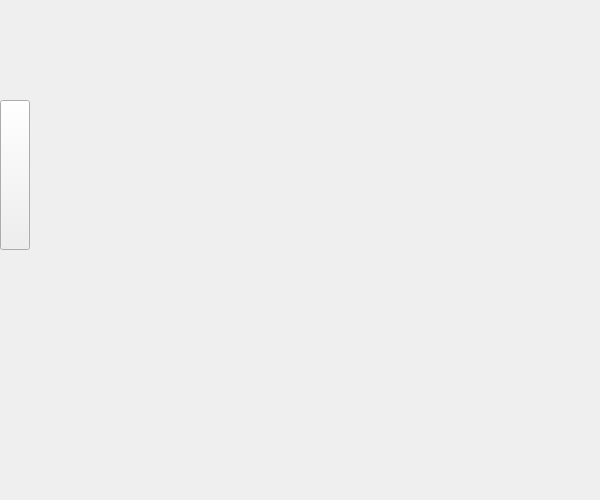
<?xml version="1.0" encoding="UTF-8"?>
<ui version="4.0">
 <class>MainWindow</class>
 <widget class="QMainWindow" name="MainWindow">
  <property name="geometry">
   <rect>
    <x>0</x>
    <y>0</y>
    <width>600</width>
    <height>500</height>
   </rect>
  </property>
  <property name="minimumSize">
   <size>
    <width>600</width>
    <height>500</height>
   </size>
  </property>
  <property name="maximumSize">
   <size>
    <width>600</width>
    <height>500</height>
   </size>
  </property>
  <property name="mouseTracking">
   <bool>false</bool>
  </property>
  <property name="windowTitle">
   <string>MainWindow</string>
  </property>
  <widget class="QWidget" name="centralwidget">
   <property name="mouseTracking">
    <bool>false</bool>
   </property>
   <widget class="QPushButton" name="pushButton">
    <property name="geometry">
     <rect>
      <x>0</x>
      <y>100</y>
      <width>30</width>
      <height>150</height>
     </rect>
    </property>
    <property name="mouseTracking">
     <bool>false</bool>
    </property>
    <property name="text">
     <string/>
    </property>
   </widget>
  </widget>
 </widget>
 <resources/>
 <connections/>
</ui>
